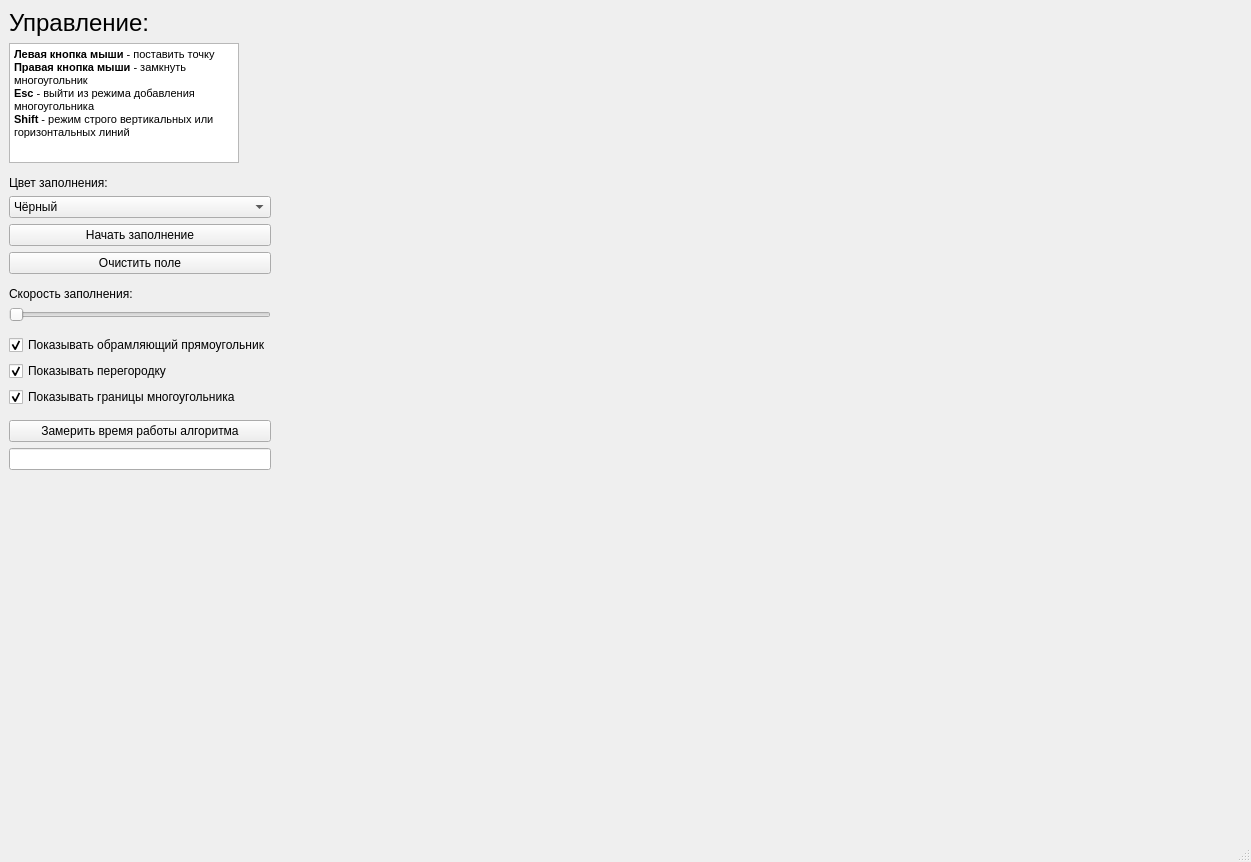
<?xml version="1.0" encoding="UTF-8"?>
<ui version="4.0">
 <class>MainWindow</class>
 <widget class="QMainWindow" name="MainWindow">
  <property name="geometry">
   <rect>
    <x>0</x>
    <y>0</y>
    <width>1251</width>
    <height>862</height>
   </rect>
  </property>
  <property name="sizePolicy">
   <sizepolicy hsizetype="Fixed" vsizetype="Fixed">
    <horstretch>0</horstretch>
    <verstretch>0</verstretch>
   </sizepolicy>
  </property>
  <property name="windowTitle">
   <string>MainWindow</string>
  </property>
  <widget class="QWidget" name="centralwidget">
   <layout class="QHBoxLayout" name="horizontalLayout_2">
    <item>
     <layout class="QVBoxLayout" name="verticalLayout">
      <item>
       <widget class="QLabel" name="label">
        <property name="sizePolicy">
         <sizepolicy hsizetype="Fixed" vsizetype="Fixed">
          <horstretch>0</horstretch>
          <verstretch>0</verstretch>
         </sizepolicy>
        </property>
        <property name="font">
         <font>
          <pointsize>18</pointsize>
         </font>
        </property>
        <property name="text">
         <string>Управление:</string>
        </property>
       </widget>
      </item>
      <item>
       <widget class="QTextBrowser" name="textBrowser">
        <property name="sizePolicy">
         <sizepolicy hsizetype="Fixed" vsizetype="Fixed">
          <horstretch>0</horstretch>
          <verstretch>0</verstretch>
         </sizepolicy>
        </property>
        <property name="minimumSize">
         <size>
          <width>230</width>
          <height>120</height>
         </size>
        </property>
        <property name="maximumSize">
         <size>
          <width>230</width>
          <height>120</height>
         </size>
        </property>
        <property name="html">
         <string>&lt;!DOCTYPE HTML PUBLIC &quot;-//W3C//DTD HTML 4.0//EN&quot; &quot;http://www.w3.org/TR/REC-html40/strict.dtd&quot;&gt;
&lt;html&gt;&lt;head&gt;&lt;meta name=&quot;qrichtext&quot; content=&quot;1&quot; /&gt;&lt;style type=&quot;text/css&quot;&gt;
p, li { white-space: pre-wrap; }
&lt;/style&gt;&lt;/head&gt;&lt;body style=&quot; font-family:'Ubuntu'; font-size:11pt; font-weight:400; font-style:normal;&quot;&gt;
&lt;p style=&quot; margin-top:0px; margin-bottom:0px; margin-left:0px; margin-right:0px; -qt-block-indent:0; text-indent:0px;&quot;&gt;&lt;span style=&quot; font-family:'MS Shell Dlg 2'; font-size:8.25pt; font-weight:600;&quot;&gt;Левая кнопка мыши&lt;/span&gt;&lt;span style=&quot; font-family:'MS Shell Dlg 2'; font-size:8.25pt;&quot;&gt; - поставить точку&lt;br /&gt;&lt;/span&gt;&lt;span style=&quot; font-family:'MS Shell Dlg 2'; font-size:8.25pt; font-weight:600;&quot;&gt;Правая кнопка мыши &lt;/span&gt;&lt;span style=&quot; font-family:'MS Shell Dlg 2'; font-size:8.25pt;&quot;&gt;- замкнуть многоугольник&lt;/span&gt;&lt;/p&gt;
&lt;p style=&quot; margin-top:0px; margin-bottom:0px; margin-left:0px; margin-right:0px; -qt-block-indent:0; text-indent:0px;&quot;&gt;&lt;span style=&quot; font-family:'MS Shell Dlg 2'; font-size:8.25pt; font-weight:600;&quot;&gt;Esc&lt;/span&gt;&lt;span style=&quot; font-family:'MS Shell Dlg 2'; font-size:8.25pt;&quot;&gt; - выйти из режима добавления многоугольника&lt;/span&gt;&lt;/p&gt;
&lt;p style=&quot; margin-top:0px; margin-bottom:0px; margin-left:0px; margin-right:0px; -qt-block-indent:0; text-indent:0px;&quot;&gt;&lt;span style=&quot; font-family:'MS Shell Dlg 2'; font-size:8.25pt; font-weight:600;&quot;&gt;Shift&lt;/span&gt;&lt;span style=&quot; font-family:'MS Shell Dlg 2'; font-size:8.25pt;&quot;&gt; - режим строго вертикальных или горизонтальных линий&lt;/span&gt;&lt;/p&gt;&lt;/body&gt;&lt;/html&gt;</string>
        </property>
       </widget>
      </item>
      <item>
       <spacer name="verticalSpacer_2">
        <property name="orientation">
         <enum>Qt::Vertical</enum>
        </property>
        <property name="sizeType">
         <enum>QSizePolicy::Fixed</enum>
        </property>
        <property name="sizeHint" stdset="0">
         <size>
          <width>20</width>
          <height>7</height>
         </size>
        </property>
       </spacer>
      </item>
      <item>
       <widget class="QLabel" name="label_2">
        <property name="sizeIncrement">
         <size>
          <width>0</width>
          <height>0</height>
         </size>
        </property>
        <property name="baseSize">
         <size>
          <width>0</width>
          <height>0</height>
         </size>
        </property>
        <property name="text">
         <string>Цвет заполнения:</string>
        </property>
       </widget>
      </item>
      <item>
       <widget class="QComboBox" name="color">
        <item>
         <property name="text">
          <string>Чёрный</string>
         </property>
        </item>
        <item>
         <property name="text">
          <string>Красный</string>
         </property>
        </item>
        <item>
         <property name="text">
          <string>Зелёный</string>
         </property>
        </item>
        <item>
         <property name="text">
          <string>Синий</string>
         </property>
        </item>
        <item>
         <property name="text">
          <string>Белый</string>
         </property>
        </item>
       </widget>
      </item>
      <item>
       <widget class="QPushButton" name="buttonFill">
        <property name="text">
         <string>Начать заполнение</string>
        </property>
       </widget>
      </item>
      <item>
       <widget class="QPushButton" name="buttonClear">
        <property name="text">
         <string>Очистить поле</string>
        </property>
       </widget>
      </item>
      <item>
       <spacer name="verticalSpacer_3">
        <property name="orientation">
         <enum>Qt::Vertical</enum>
        </property>
        <property name="sizeType">
         <enum>QSizePolicy::Fixed</enum>
        </property>
        <property name="sizeHint" stdset="0">
         <size>
          <width>20</width>
          <height>7</height>
         </size>
        </property>
       </spacer>
      </item>
      <item>
       <widget class="QLabel" name="label_3">
        <property name="text">
         <string>Скорость заполнения:</string>
        </property>
       </widget>
      </item>
      <item>
       <widget class="QSlider" name="speed">
        <property name="orientation">
         <enum>Qt::Horizontal</enum>
        </property>
       </widget>
      </item>
      <item>
       <spacer name="verticalSpacer_4">
        <property name="orientation">
         <enum>Qt::Vertical</enum>
        </property>
        <property name="sizeType">
         <enum>QSizePolicy::Fixed</enum>
        </property>
        <property name="sizeHint" stdset="0">
         <size>
          <width>20</width>
          <height>7</height>
         </size>
        </property>
       </spacer>
      </item>
      <item>
       <widget class="QCheckBox" name="checkRect">
        <property name="text">
         <string>Показывать обрамляющий прямоугольник</string>
        </property>
        <property name="checked">
         <bool>true</bool>
        </property>
       </widget>
      </item>
      <item>
       <widget class="QCheckBox" name="checkSeparator">
        <property name="text">
         <string>Показывать перегородку</string>
        </property>
        <property name="checked">
         <bool>true</bool>
        </property>
       </widget>
      </item>
      <item>
       <widget class="QCheckBox" name="checkLines">
        <property name="text">
         <string>Показывать границы многоугольника</string>
        </property>
        <property name="checked">
         <bool>true</bool>
        </property>
       </widget>
      </item>
      <item>
       <spacer name="verticalSpacer_5">
        <property name="orientation">
         <enum>Qt::Vertical</enum>
        </property>
        <property name="sizeType">
         <enum>QSizePolicy::Fixed</enum>
        </property>
        <property name="sizeHint" stdset="0">
         <size>
          <width>20</width>
          <height>7</height>
         </size>
        </property>
       </spacer>
      </item>
      <item>
       <widget class="QPushButton" name="buttonTest">
        <property name="text">
         <string>Замерить время работы алгоритма</string>
        </property>
       </widget>
      </item>
      <item>
       <widget class="QLineEdit" name="lineTestResult">
        <property name="readOnly">
         <bool>true</bool>
        </property>
       </widget>
      </item>
      <item>
       <spacer name="verticalSpacer">
        <property name="orientation">
         <enum>Qt::Vertical</enum>
        </property>
        <property name="sizeHint" stdset="0">
         <size>
          <width>20</width>
          <height>40</height>
         </size>
        </property>
       </spacer>
      </item>
     </layout>
    </item>
    <item>
     <spacer name="horizontalSpacer">
      <property name="orientation">
       <enum>Qt::Horizontal</enum>
      </property>
      <property name="sizeHint" stdset="0">
       <size>
        <width>40</width>
        <height>20</height>
       </size>
      </property>
     </spacer>
    </item>
    <item>
     <widget class="Canvas" name="canvas" native="true">
      <property name="sizePolicy">
       <sizepolicy hsizetype="Fixed" vsizetype="Fixed">
        <horstretch>0</horstretch>
        <verstretch>0</verstretch>
       </sizepolicy>
      </property>
      <property name="minimumSize">
       <size>
        <width>800</width>
        <height>800</height>
       </size>
      </property>
     </widget>
    </item>
    <item>
     <spacer name="horizontalSpacer_2">
      <property name="orientation">
       <enum>Qt::Horizontal</enum>
      </property>
      <property name="sizeHint" stdset="0">
       <size>
        <width>40</width>
        <height>20</height>
       </size>
      </property>
     </spacer>
    </item>
   </layout>
  </widget>
  <widget class="QMenuBar" name="menubar">
   <property name="geometry">
    <rect>
     <x>0</x>
     <y>0</y>
     <width>1251</width>
     <height>22</height>
    </rect>
   </property>
  </widget>
  <widget class="QStatusBar" name="statusbar"/>
 </widget>
 <customwidgets>
  <customwidget>
   <class>Canvas</class>
   <extends>QWidget</extends>
   <header>canvas.h</header>
   <container>1</container>
  </customwidget>
 </customwidgets>
 <resources/>
 <connections/>
</ui>
